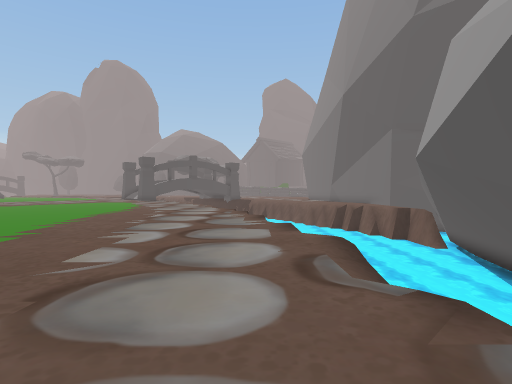
view 1 (above)

24 first-person views from a walk through a 3-D level made in the Unity game engine. The camera is 1.5 m above the floor, looks level and sees 80° across. The floor is counted in squares, 2 m on a side. Each view is taken from the middle of a square. On the plan, view 1 faces up. The plan holds only what a view shows up to about 10 squares ahead; the rest is blank. The place goes on beyond the plan. Some surface patterns are stand-ins.

view 2
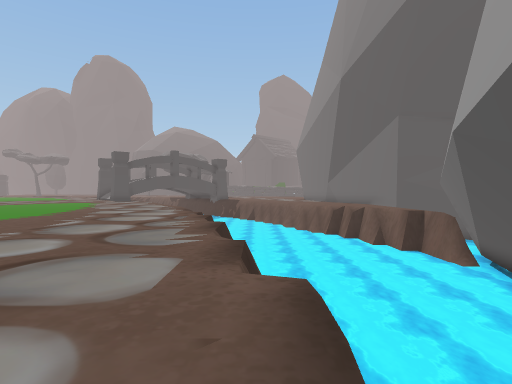

view 3
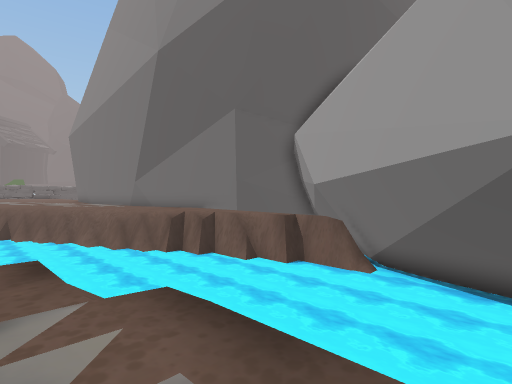

view 4
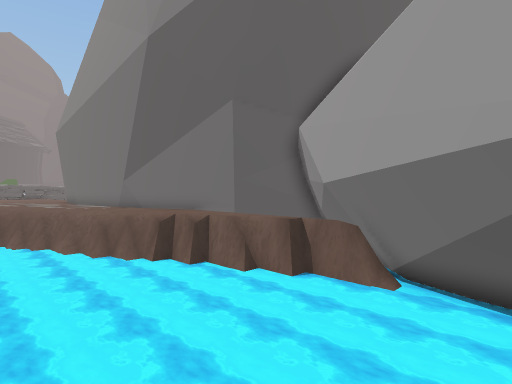

view 5
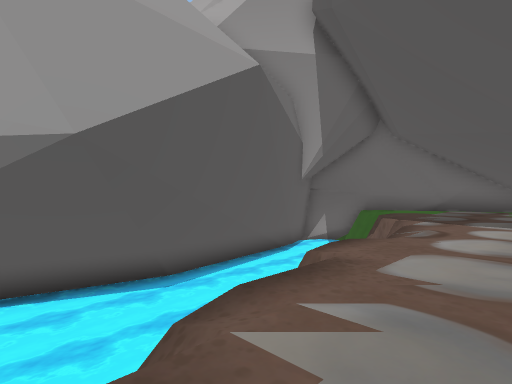

view 6
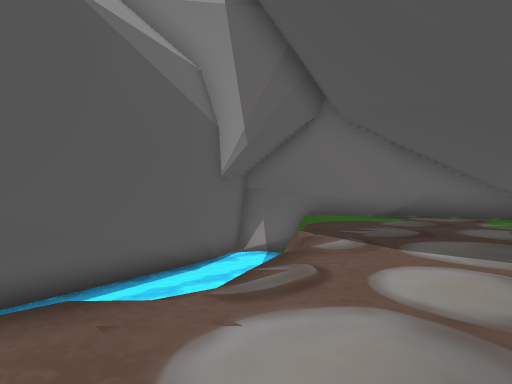

view 7
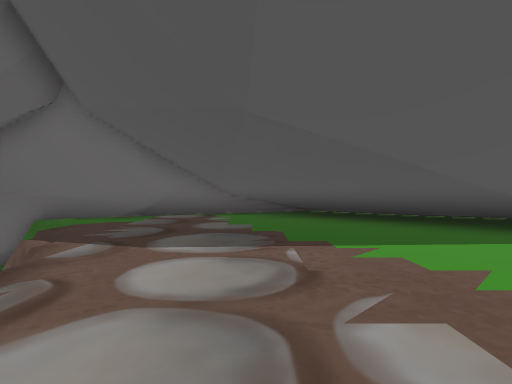

view 8
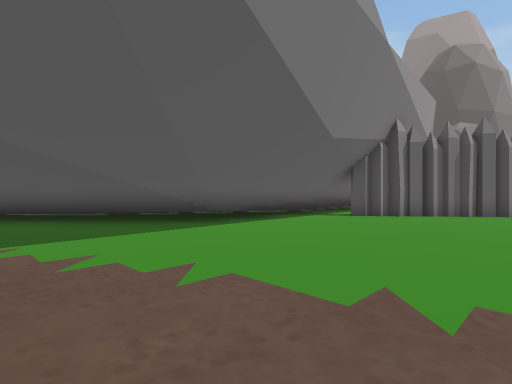

view 9
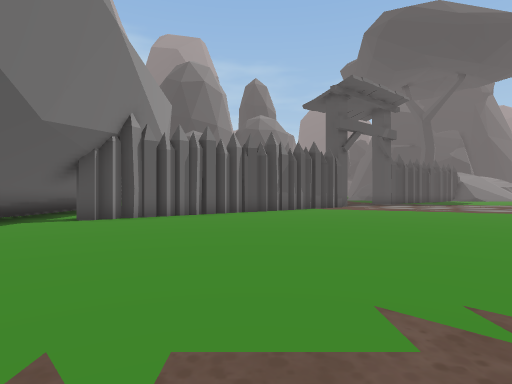

view 10
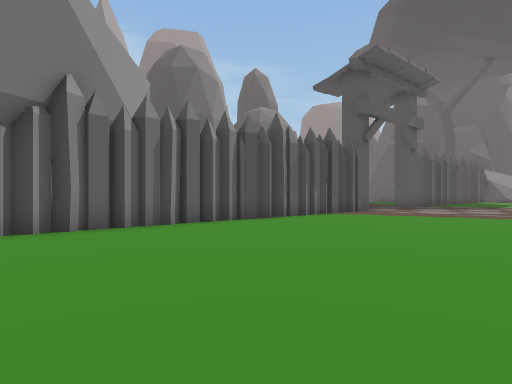

view 11
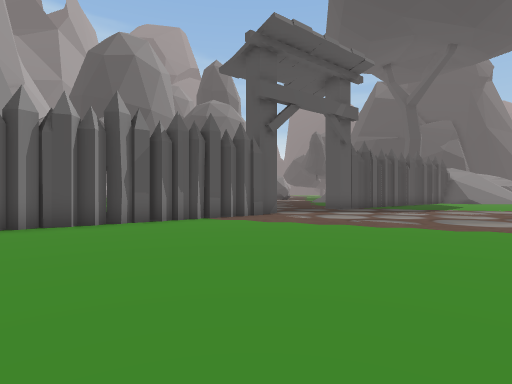

view 12
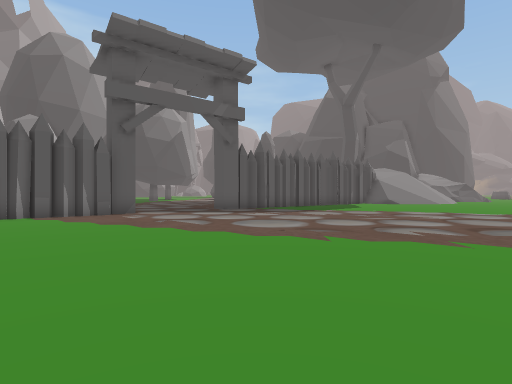

view 13
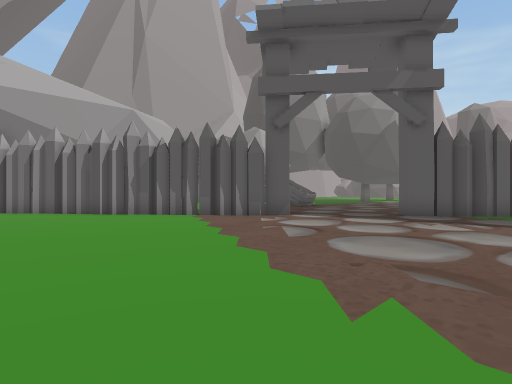

view 14
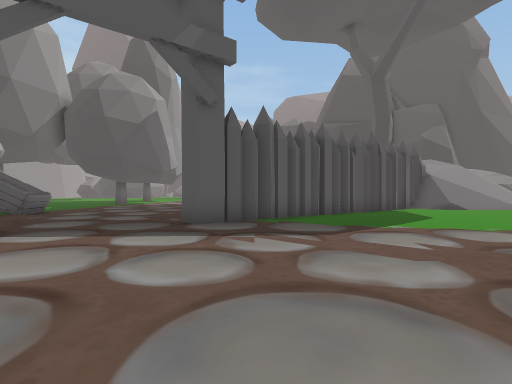

view 15
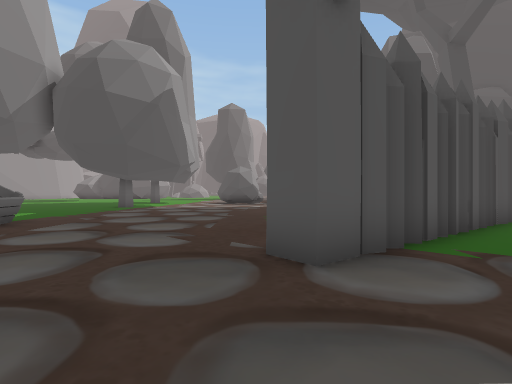

view 16
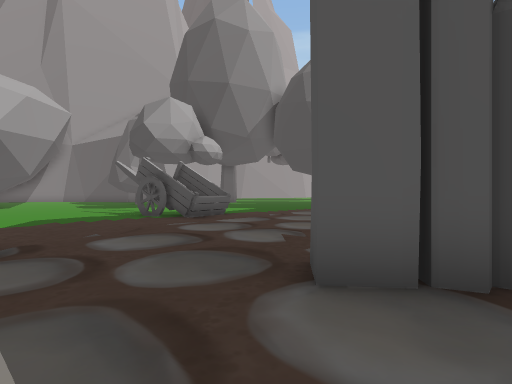

view 17
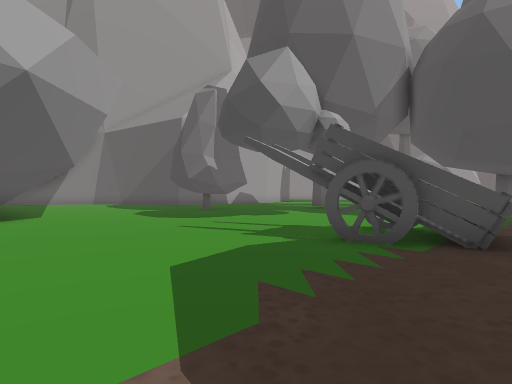

view 18
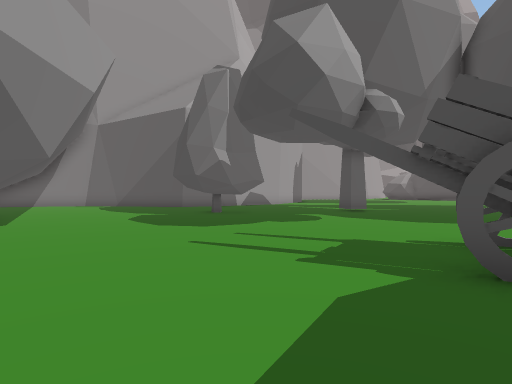

view 19
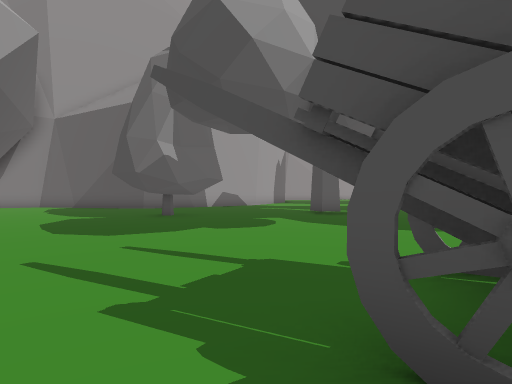

view 20
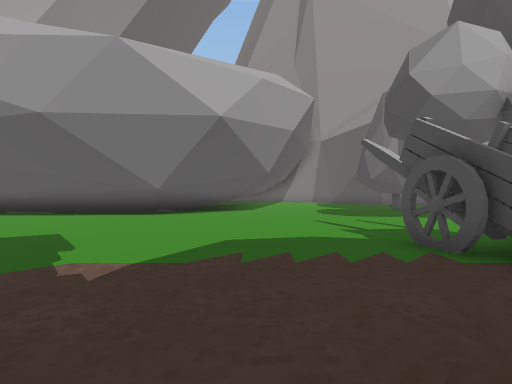

view 21
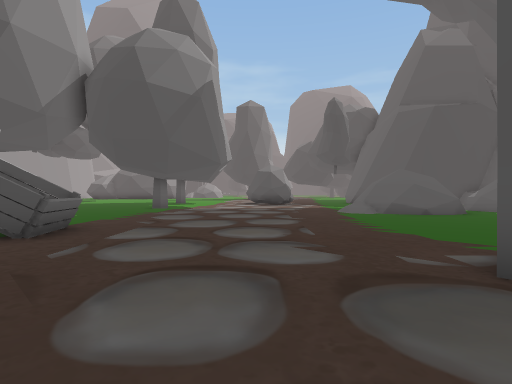

view 22
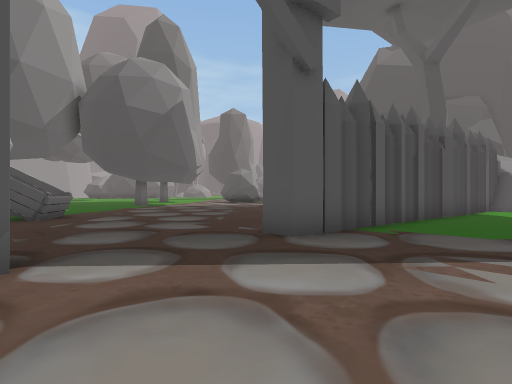

view 23
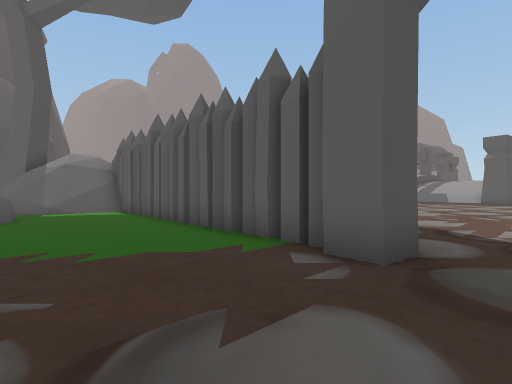

view 24
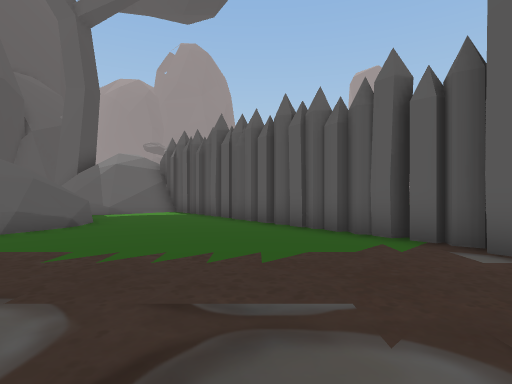

### Floor plan
Key: @ floor where view 1 was taken; # wall or solid block; . floor; / step, stairs or slope; = window, fence, low wall or low ledge; ≈ water the walk keeps out of; v drop or lower ground.
Columns run from 29 left of view 1 to 9 right of it. Each row starts with its distance up from view 1.
 20 ..##...... .....             ≈≈≈≈
 19 ...##.............            ≈≈≈≈v
 18 ....#..............           ≈≈≈≈≈
 17 =...##..............          ≈≈≈≈≈v
 16 =....##..............         ≈≈≈≈≈v.
 15 ......##..............        ≈≈≈≈≈≈.
 14 .......#.............        ≈≈≈≈≈≈≈≈##
 13 ....................   .....v≈≈≈≈≈≈≈##
 12 ....................   ......≈≈≈≈≈≈≈#
 11 .....................  ......v≈≈≈≈≈≈#
 10 ..........##.................. ≈≈≈≈##
  9 ...........##................. ≈≈≈≈#
  8 ............##................v≈≈≈≈#
  7 ....=#.......#................v≈≈≈##
  6 ....##.......##...............v≈≈≈#
  5  ...##....... ##...............  ≈#
  4 ...............##............./  ≈##
  3 ................##............/  ≈≈#
  2 .................#.............  ≈≈#
  1 .................##............v≈ ≈#
  0 ...........#############.....@..v ≈##
 -1 ..........      ###   ####......v ≈≈#
 -2  .#......#             ####...../v≈≈
 -3   #......               ####...../##
 -4    ......                ####...###
 -5     ....                  #######
 -6      ...

Positions as (right, up) in squares from view 1, and headings:
1: (0, 0), facing up
2: (1, 3), facing up
3: (-1, 8), facing up-right
4: (0, 9), facing up-right
5: (-1, 9), facing down-right
6: (-1, 5), facing down-right
7: (-1, 5), facing down
8: (-2, 6), facing down-left
9: (-3, 6), facing left
10: (-6, 6), facing left
11: (-8, 10), facing left
12: (-8, 15), facing left
13: (-11, 17), facing down-left
14: (-14, 15), facing left
15: (-18, 13), facing left
16: (-19, 15), facing down-left
17: (-19, 8), facing down-left
18: (-20, 6), facing down-left
19: (-22, 6), facing down-left
20: (-21, 10), facing down
21: (-19, 11), facing left
22: (-16, 13), facing left
23: (-23, 10), facing up
24: (-25, 10), facing up
